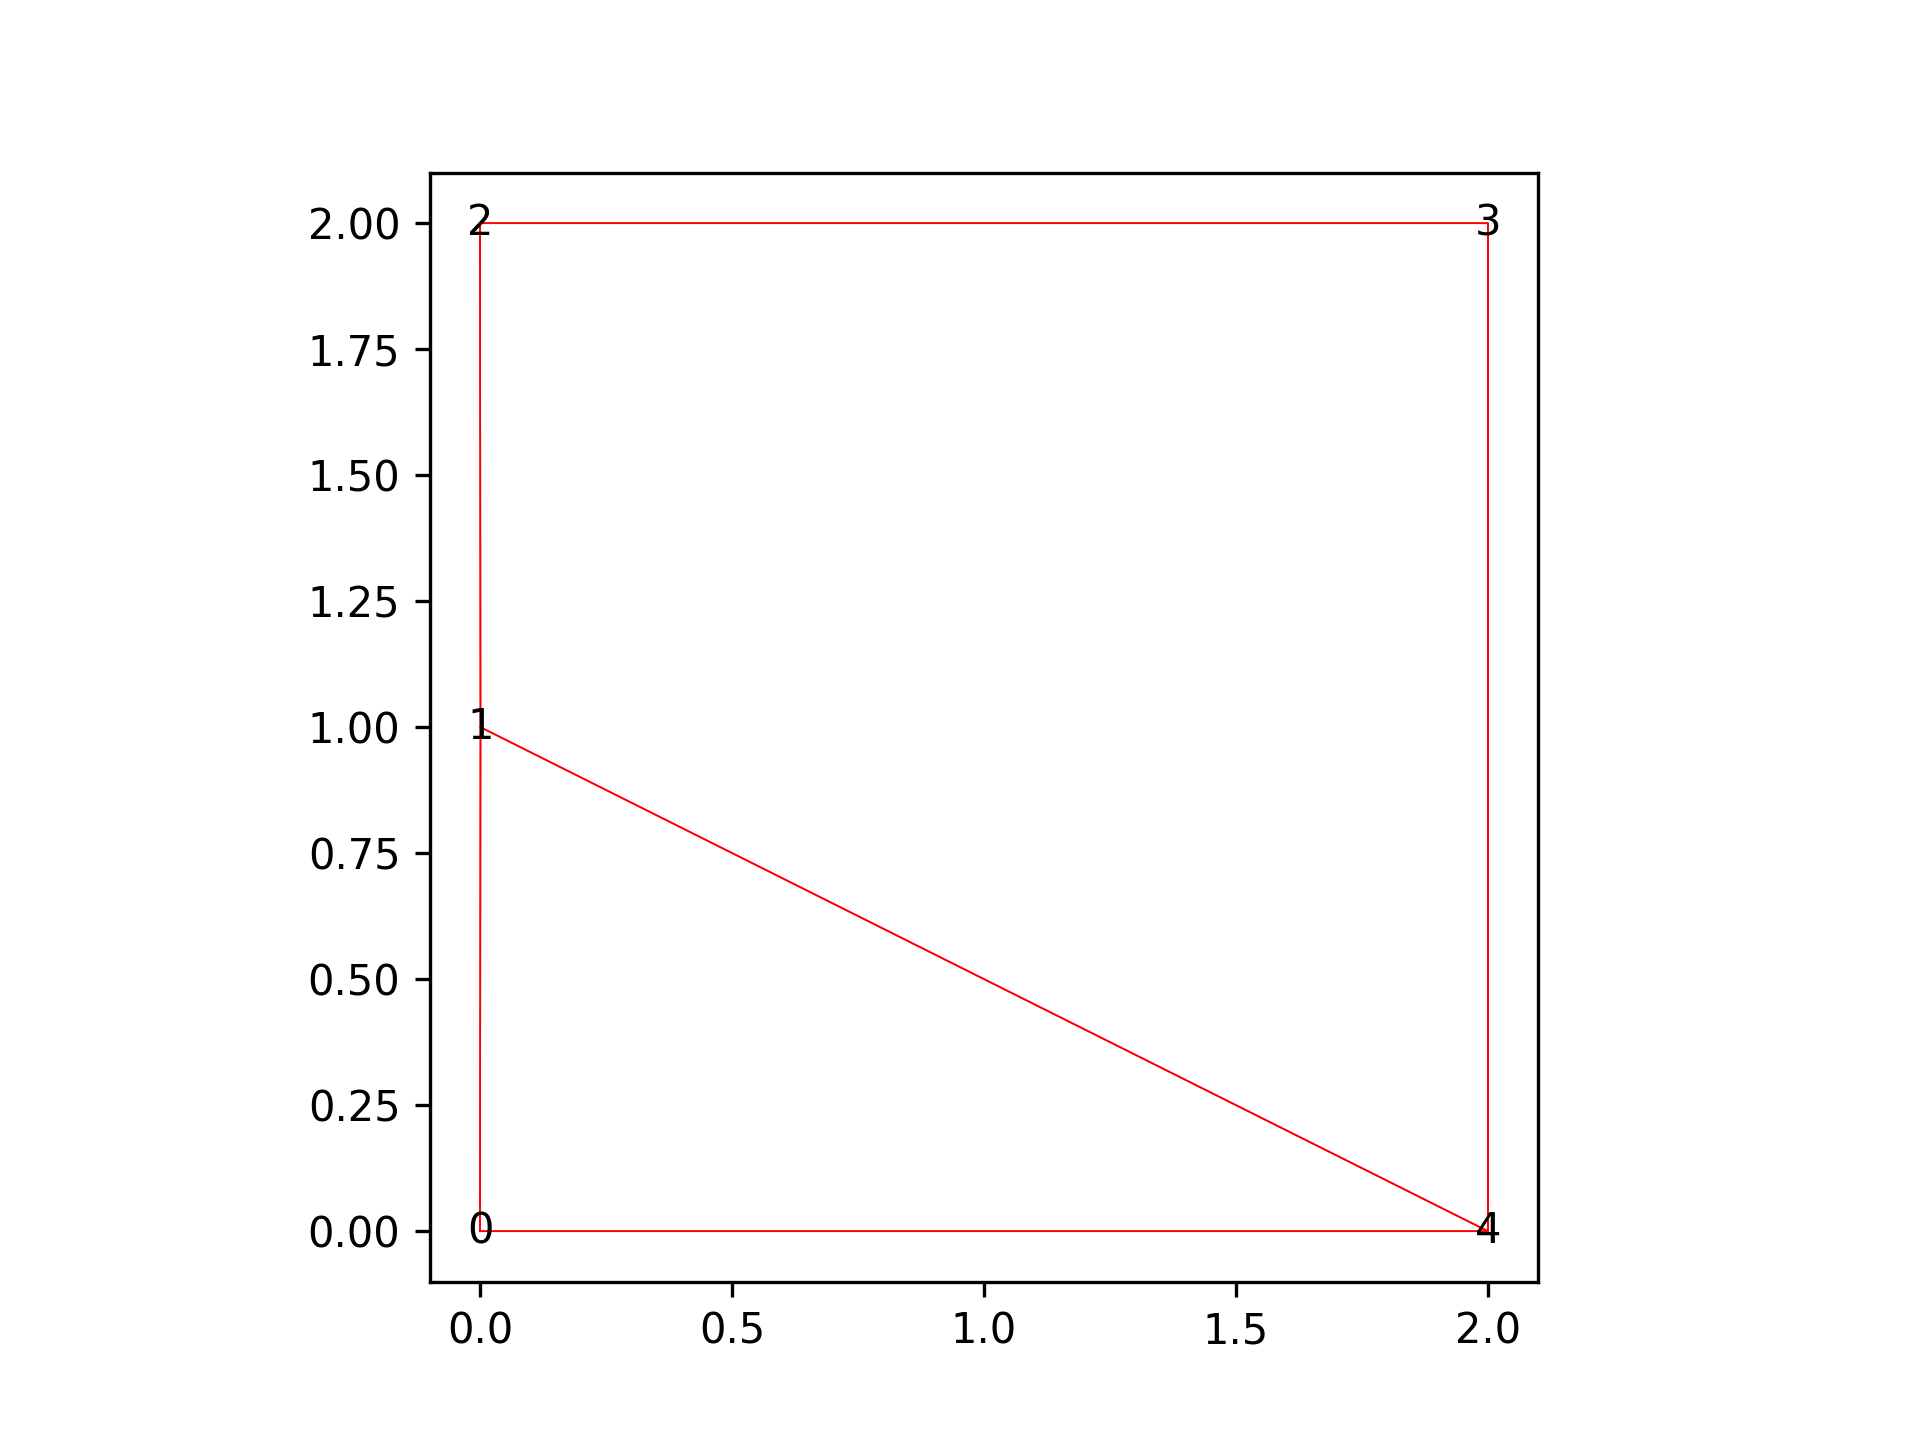

Python code for this plot:
from polygenerator import (
    random_polygon,
    random_star_shaped_polygon,
    random_convex_polygon,
)
import shutil
import sys
# this is only for demonstration
import matplotlib.pyplot as plt


def plot_polygon(polygon, out_file_name):
    plt.figure()
    plt.gca().set_aspect("equal")

    for i, (x, y) in enumerate(polygon):
        plt.text(x, y, str(i), horizontalalignment="center",
                 verticalalignment="center")

    # just so that it is plotted as closed polygon
    polygon.append(polygon[0])

    xs, ys = zip(*polygon)
    plt.plot(xs, ys, "r-", linewidth=0.4)

    plt.savefig(out_file_name, dpi=300)
    plt.close()


num_points = 5
# polygon_ = random_polygon(num_points=1000)
# polygon_.reverse()
# polygon = []
# for (x, y) in polygon_:
#     x *= 100
#     y *= 100
#     polygon.append((x, y))
i = 0
f = open("input.txt", "w")
f.write(str(num_points)+"\n")
polygon = [(0, 0), (0.001, 1), (0, 2), (2, 2), (2, 0)]
for (x, y) in polygon:
    f.write(str(x) + " " + str(y)+"\n")
    i += 1

f.close()
# args = len(sys.argv)
# if args > 1:
#     shutil.copy("input.txt", "./Test/test"+str(sys.argv[1])+".txt")
# [(0.752691110661913, 0.948158571633034), (0.7790276993942304, 0.05437135270534656), ..., (0.633385213909564, 0.7365967958574935)]

plot_polygon(polygon, "random_polygon.png")
